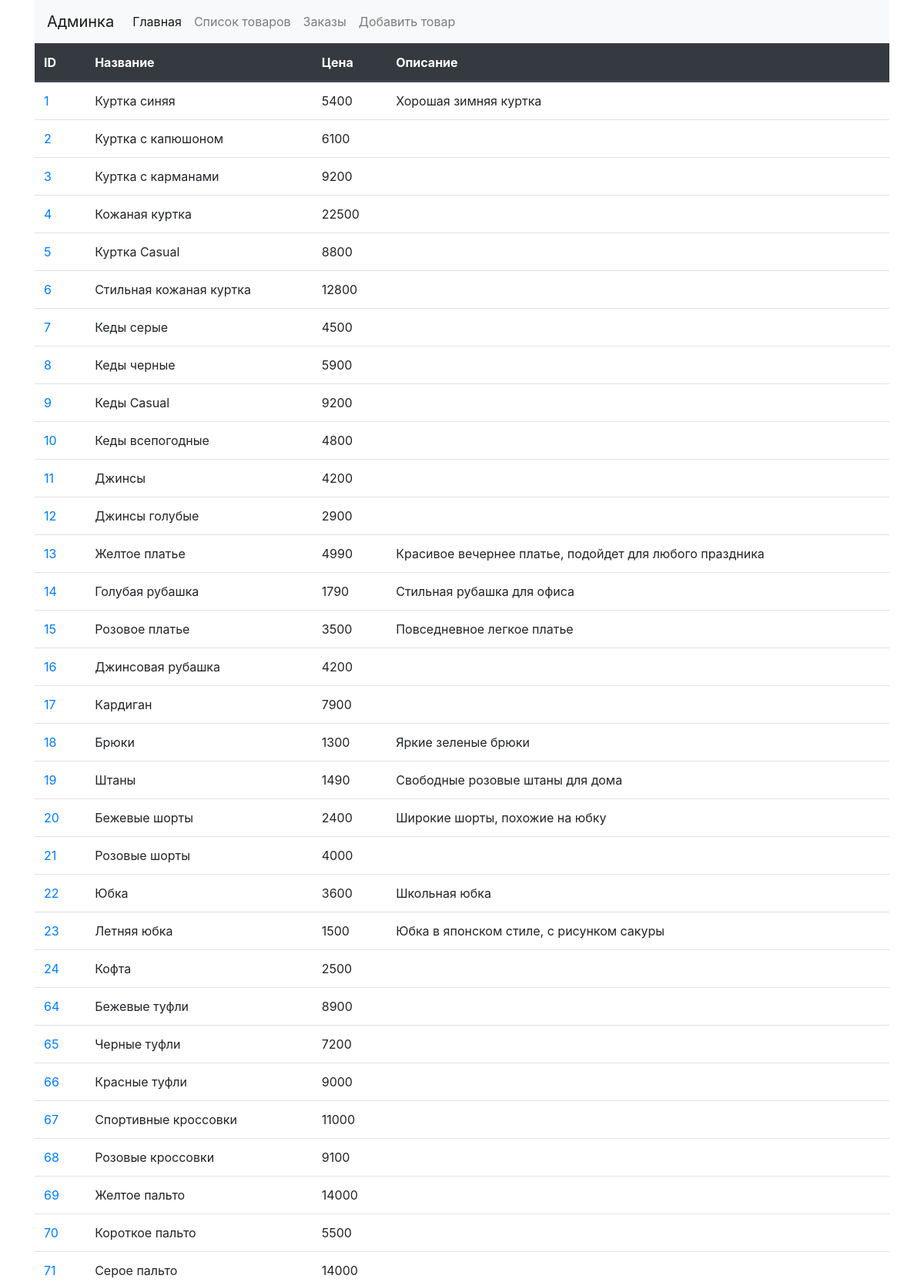
/admin/products.php (upper part), run on the app's committed database.
### tables this page shows
CREATE TABLE IF NOT EXISTS `products` (
  `id` int(11) NOT NULL AUTO_INCREMENT,
  `name` varchar(100) NOT NULL,
  `price` float NOT NULL,
  `img` varchar(255) NOT NULL,
  `description` text NOT NULL,
  PRIMARY KEY (`id`)
);

### admin/products.php (the view)
<?php
    include('parts/header.php');
    $sql_products = "SELECT * FROM products";
    $result_products = mysqli_query($link, $sql_products);
?>
<div class="row">
    <div class="col-12">
        <table class="table">
            <thead class="thead-dark">
                <tr>
                    <th>ID</th>
                    <th>Название</th>
                    <th>Цена</th>
                    <th>Описание</th>
                </tr>
            </thead>
            <tbody>
                <?php while($row = mysqli_fetch_assoc($result_products)): ?>
                    <tr>
                        <td><a href="/admin/editproduct.php?id=<?=$row['id']?>"><?=$row['id']?></a></td>
                        <td><?=$row['name']?></td>
                        <td><?=$row['price']?></td>
                        <td><?=$row['description']?></td>
                    </tr>
                <?php endwhile; ?>
            </tbody>
        </table>
    </div>
</div>
<?php include('parts/footer.php'); ?>

### data on the page
products: id "1", name "Куртка синяя", price "5400", description "Хорошая зимняя куртка"
products: id "2", name "Куртка с капюшоном", price "6100"
products: id "3", name "Куртка с карманами", price "9200"
products: id "4", name "Кожаная куртка", price "22500"
products: id "5", name "Куртка Casual", price "8800"
products: id "6", name "Стильная кожаная куртка", price "12800"
products: id "7", name "Кеды серые", price "4500"
products: id "8", name "Кеды черные", price "5900"
products: id "9", name "Кеды Casual", price "9200"
products: id "10", name "Кеды всепогодные", price "4800"
products: id "11", name "Джинсы", price "4200"
products: id "12", name "Джинсы голубые", price "2900"
products: id "13", name "Желтое платье", price "4990", description "Красивое вечернее платье, подойдет для любого праздника"
products: id "14", name "Голубая рубашка", price "1790", description "Стильная рубашка для офиса"
products: id "15", name "Розовое платье", price "3500", description "Повседневное легкое платье"
products: id "16", name "Джинсовая рубашка", price "4200"
products: id "17", name "Кардиган", price "7900"
products: id "18", name "Брюки", price "1300", description "Яркие зеленые брюки"
products: id "19", name "Штаны", price "1490", description "Свободные розовые штаны для дома"
products: id "20", name "Бежевые шорты", price "2400", description "Широкие шорты, похожие на юбку"
products: id "21", name "Розовые шорты", price "4000"
products: id "22", name "Юбка", price "3600", description "Школьная юбка"
products: id "23", name "Летняя юбка", price "1500", description "Юбка в японском стиле, с рисунком сакуры"
products: id "24", name "Кофта", price "2500"
products: id "64", name "Бежевые туфли", price "8900"
products: id "65", name "Черные туфли", price "7200"
products: id "66", name "Красные туфли", price "9000"
products: id "67", name "Спортивные кроссовки", price "11000"
products: id "68", name "Розовые кроссовки", price "9100"
products: id "69", name "Желтое пальто", price "14000"
products: id "70", name "Короткое пальто", price "5500"
products: id "71", name "Серое пальто", price "14000"
